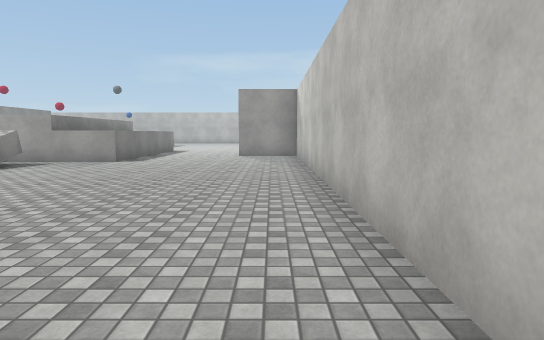
View 1 (above)

17 first-person views from a walk through a Unity game level. The camera is 1.4 m above the floor, tilts 6° down and sees 75° across. Doors are open. The floor is counted in squares, 2 m on a side. Each view is taken from the middle of a square. On the plan, view 1 faces up. The plan holds only what a view shows up to about 11 squares ahead; the rest is blank. The player is left out. Surface patterns are stand-ins for the level's own textures.

View 2
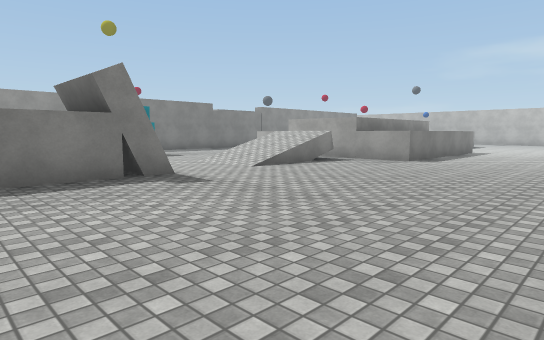

View 3
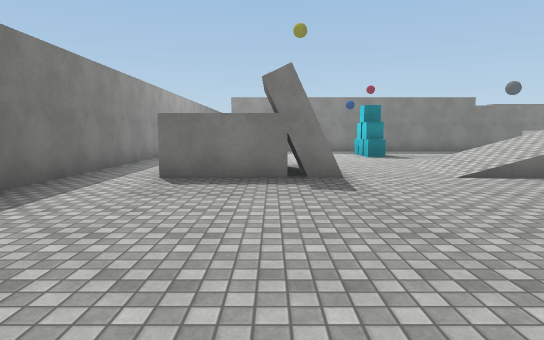

View 4
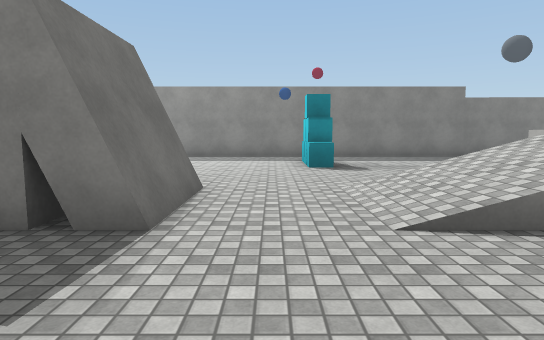

View 5
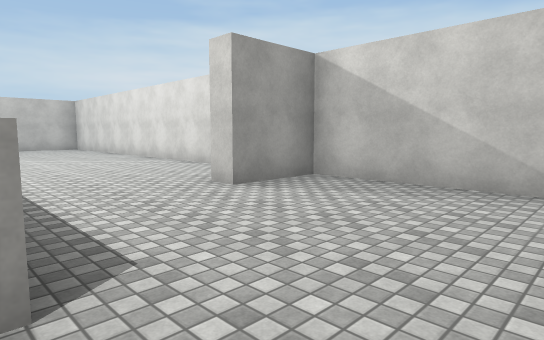

View 6
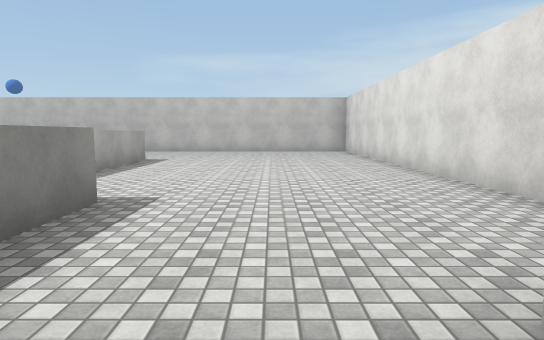

View 7
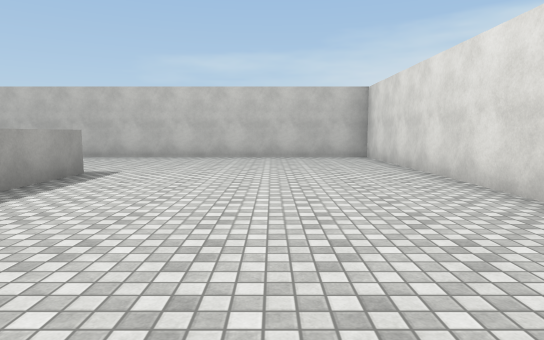

View 8
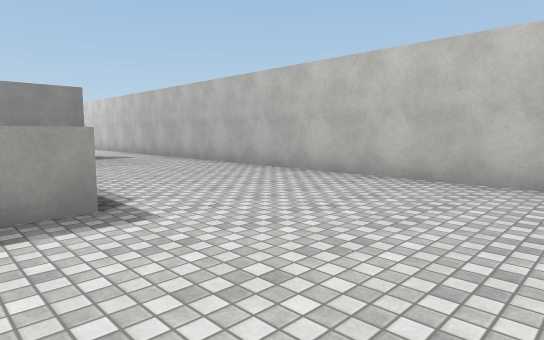

View 9
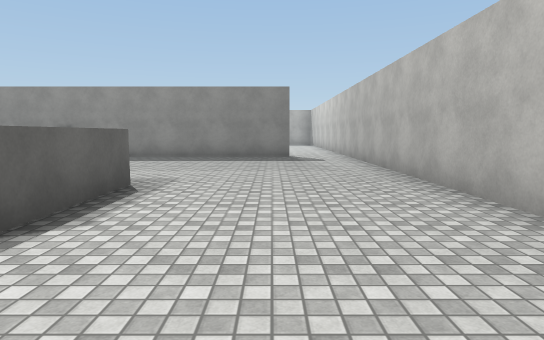

View 10
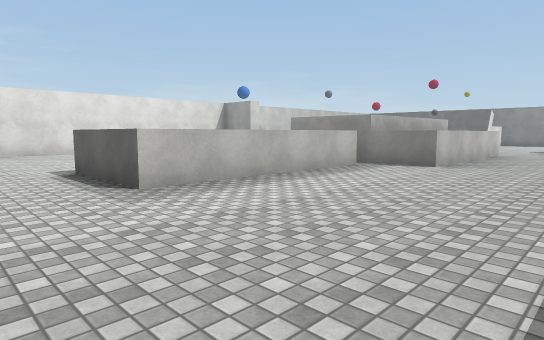

View 11
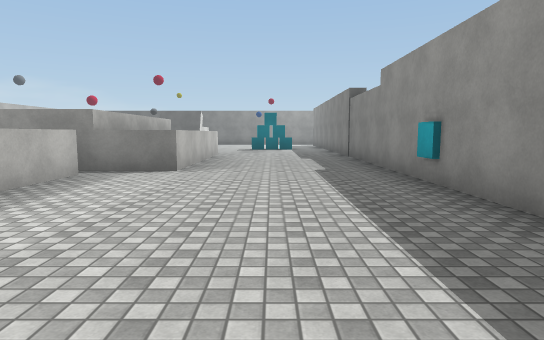

View 12
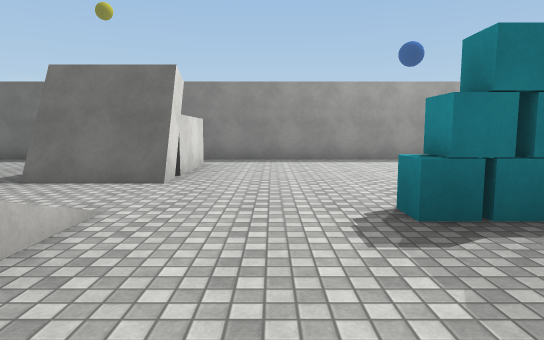

View 13
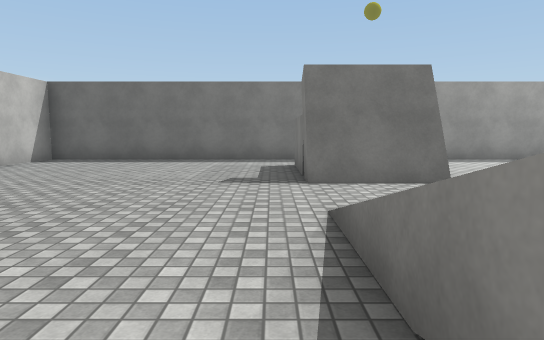

View 14
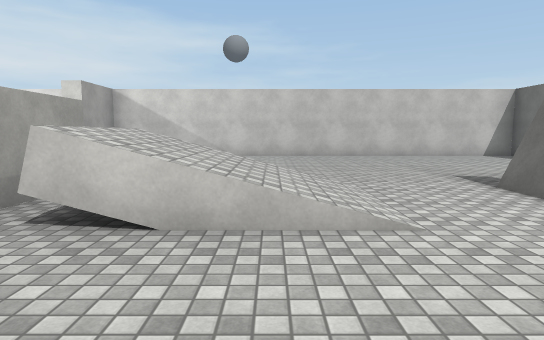

View 15
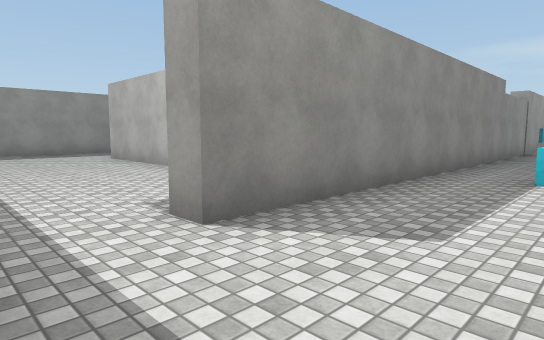

View 16
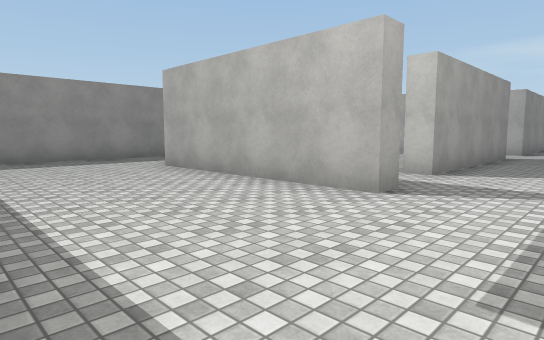

View 17
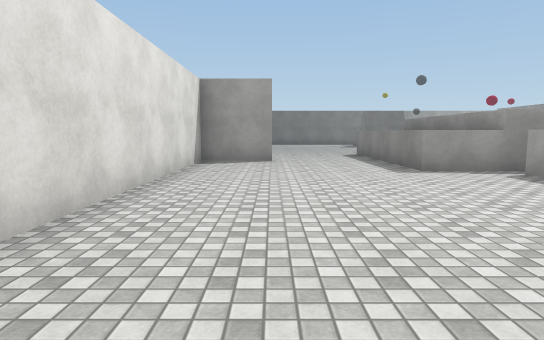

### Floor plan
Key: @ floor where view 1 was taken; # wall or solid block; . floor; / step, stairs or slope; D open door; ^ raised ledge; C cyan cube.
Columns run from 24 left of view 1 to 1 right of it. Each row starts with its distance up from view 1.
 24           ################
 23           ...............#
 22           ...............#
 21            #.............#
 20            #.............#
 19            #.....^^......#
 18            #.....^^......#
 17            #.....^^......#
 16            #.....  ......#
 15            #.....^ ......#
 14            #.....^^......#
 13            #...^^##^^....#
 12        DD  #...^^  ^^....#
 11         D  #...^^  ^^..###
 10         D  #...^^  ^^....#
  9         #. #...^^##^^....#
  8         #. #.............#
  7         #. #.....//......#
  6        .#. #.....//......#
  5        ... #CCC..//......#
  4 #.      .. #.............#
  3 #..######..#.....##......#
  2 #..........#.....##......#
  1 #..........#.....##......#
  0 #.......................@#
 -1       ...................#
 -2            ###############

Positions as (right, up) in squares from view 1, and headings:
1: (0, 0), facing up
2: (0, 0), facing up-left
3: (0, 2), facing left
4: (-3, 4), facing left
5: (-4, 7), facing up-right
6: (-2, 10), facing up
7: (-2, 13), facing up
8: (-2, 18), facing up-left
9: (-3, 21), facing left
10: (-12, 21), facing down-right
11: (-11, 20), facing down
12: (-9, 8), facing down
13: (-5, 8), facing down
14: (-10, 6), facing right
15: (-11, -1), facing up-left
16: (-14, -1), facing up-left
17: (-1, 20), facing down
